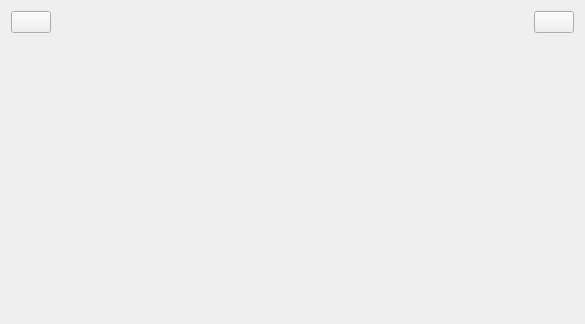
<?xml version="1.0" encoding="UTF-8"?>
<ui version="4.0">
 <class>MasterView</class>
 <widget class="QWidget" name="MasterView">
  <property name="geometry">
   <rect>
    <x>0</x>
    <y>0</y>
    <width>585</width>
    <height>324</height>
   </rect>
  </property>
  <property name="windowTitle">
   <string>图书和借阅系统</string>
  </property>
  <layout class="QVBoxLayout" name="verticalLayout">
   <item>
    <layout class="QHBoxLayout" name="horizontalLayout">
     <item>
      <widget class="QPushButton" name="btBack">
       <property name="text">
        <string/>
       </property>
       <property name="icon">
        <iconset resource="resource.qrc">
         <normaloff>:/image/back.png</normaloff>:/image/back.png</iconset>
       </property>
      </widget>
     </item>
     <item>
      <spacer name="horizontalSpacer">
       <property name="orientation">
        <enum>Qt::Orientation::Horizontal</enum>
       </property>
       <property name="sizeHint" stdset="0">
        <size>
         <width>40</width>
         <height>20</height>
        </size>
       </property>
      </spacer>
     </item>
     <item>
      <widget class="QLabel" name="labelTitle">
       <property name="text">
        <string/>
       </property>
      </widget>
     </item>
     <item>
      <spacer name="horizontalSpacer_2">
       <property name="orientation">
        <enum>Qt::Orientation::Horizontal</enum>
       </property>
       <property name="sizeHint" stdset="0">
        <size>
         <width>40</width>
         <height>20</height>
        </size>
       </property>
      </spacer>
     </item>
     <item>
      <widget class="QPushButton" name="btLogout">
       <property name="enabled">
        <bool>true</bool>
       </property>
       <property name="text">
        <string/>
       </property>
       <property name="icon">
        <iconset resource="resource.qrc">
         <normaloff>:/image/logout.png</normaloff>:/image/logout.png</iconset>
       </property>
      </widget>
     </item>
    </layout>
   </item>
   <item>
    <widget class="QStackedWidget" name="stackedWidget"/>
   </item>
  </layout>
 </widget>
 <resources>
  <include location="resource.qrc"/>
 </resources>
 <connections/>
</ui>
